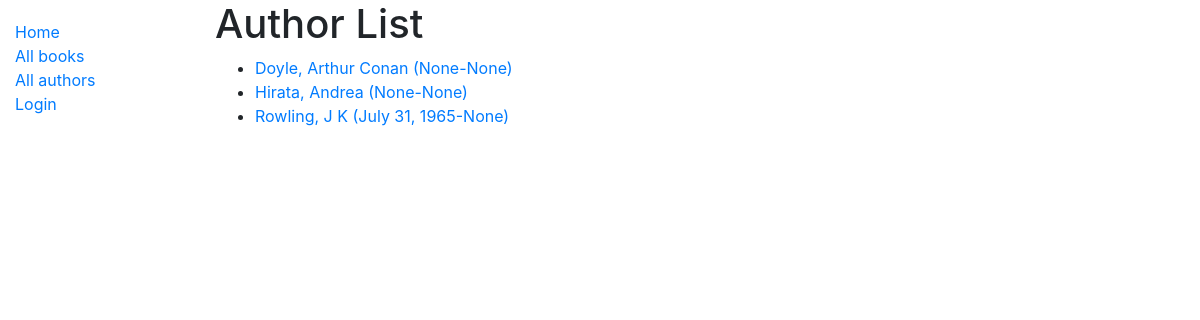
The page /catalog/authors on the database its author committed.
### catalog/models.py (models this page shows, shortened)
class Author(models.Model):
    first_name = models.CharField(max_length=100)
    last_name = models.CharField(max_length=100)
    date_of_birth = models.DateField(null=True, blank=True)
    date_of_death = models.DateField('died', null=True, blank=True)
    class Meta:
        ordering = ['last_name', 'first_name']
    def get_absolute_url(self):
        return reverse('author-detail', args=[str(self.id)])

### catalog/views.py (the view)
# urls.py: path('authors', views.AuthorListView.as_view(), name='authors'),
class AuthorListView(generic.ListView):
    model = Author
    context_method_name = 'author_list'
    queryset = Author.objects.all()
    paginate_by = 10
    template_name = 'catalog/author_list.html'

### catalog/templates/catalog/author_list.html
{% extends "base_generic.html" %}
{% block content %}
	<h1>Author List</h1>
	{% if author_list %}
	<ul>
		{% for author in author_list %}
		<li>
			<a href="{{ author.get_absolute_url }}">
			{{author.last_name}}, {{author.first_name}}
			({{author.date_of_birth}}-{{author.date_of_death}})
			</a>
		</li>
		{% endfor %}
	</ul>
	{% endif %}
{% endblock %}

### rows shown on the page
Author: last_name "Doyle", first_name "Arthur Conan", date_of_birth "None", date_of_death "None"
Author: last_name "Hirata", first_name "Andrea", date_of_birth "None", date_of_death "None"
Author: last_name "Rowling", first_name "J K", date_of_birth "July 31, 1965", date_of_death "None"
